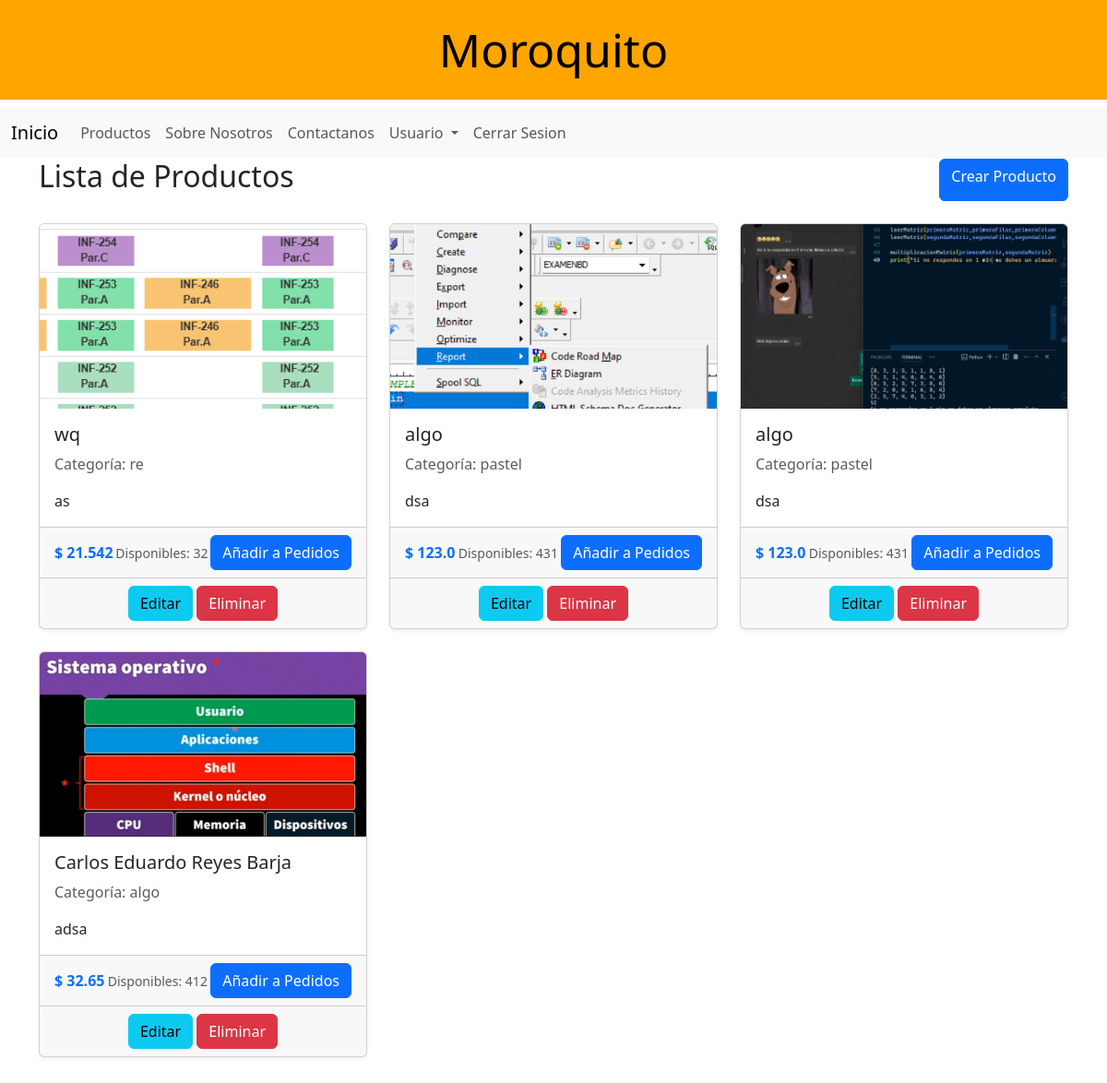
The app's page /productos (signed in), older data.
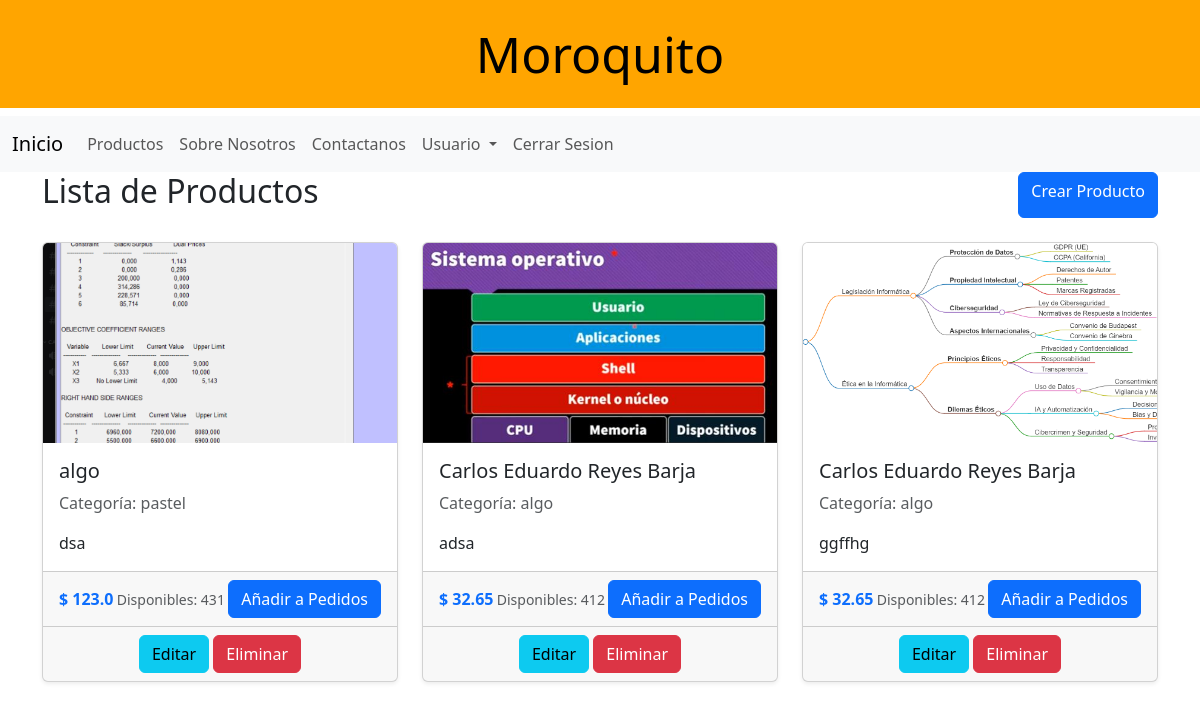
The same page, newer data.
### models/producto_model.py (models this page shows, shortened)
class Productos(UserMixin, db.Model):
    __tablename__ = "productos"
    idProducto = db.Column(db.Integer, primary_key=True, autoincrement=True)
    image = db.Column(db.String, nullable=False)
    name = db.Column(db.String(255), nullable=False)
    description = db.Column(db.String(255), nullable=False)
    price = db.Column(db.Float, nullable=False)
    category = db.Column(db.String(255), nullable=False)
    cant_disp = db.Column(db.Integer, nullable=False)
    @staticmethod
    def get_all():
        return Productos.query.all()

### controllers/producto_controller.py (the view)
@product_bp.route("/productos", methods=["GET", "POST"])
@login_required
def list_products():
    productos: Productos = Productos.get_all()
    return producto_view.list_products(productos)

### models/usuario_model.py (called while the page is built)
    def has_role(self, role):
        return self.role == role

### run.py (called while the page is built)
@login_manager.user_loader
def load_user(user_email):
    return Usuarios.query.get((user_email))

### views/producto_view.py (called while the page is built)
def list_products(products):
    return render_template(
        "products.html",
        products=products,
        title="Lista de products",
        current_user=current_user,
    )

### templates/products.html (shortened to what this page needs)
{% extends 'base.html' %}
{% block content %}
<div class="d-flex justify-content-between mb-4">
    <h2>Lista de Productos</h2>
    {% if current_user.has_role('admin') %}
    <a href="{{ url_for('product.create_product') }}" class="btn btn-primary">Crear Producto</a>
    {% endif %}
</div>
<div class="row">
    {% for product in products %}
    <div class="col-md-4 mb-4">
        <div class="card shadow-sm">
            <img src="{{ url_for('static', filename=product.image) }}" class="card-img-top" style="height: 200px; object-fit: cover" alt="{{ product.name }}">
            <div class="card-body">
                <h5 class="card-title">{{ product.name }}</h5>
                <p class="card-text text-muted">Categoría: {{ product.category }}</p>
                <p class="card-text">{{ product.description }}</p>
            </div>
            <div class="card-footer d-flex justify-content-between align-items-center">
                <span class="fw-bold text-primary">$ {{ product.price }}</span>
                <small class="text-muted">Disponibles: {{ product.cant_disp }}</small>
                <div>
                    <button type="button" class="btn btn-primary" data-bs-toggle="modal" data-bs-target="#addToOrderModal{{ product.idProducto }}">
                         Añadir a Pedidos
                    </button>
                </div>
            </div>
            {% if current_user.has_role('admin') %}
            <div class="card-footer text-center">
                <a href="{{ url_for('product.update_product', id=product.idProducto) }}" class="btn btn-info">
                     Editar
                </a>
                <button type="button" class="btn btn-danger" data-bs-toggle="modal" data-bs-target="#deleteModal{{ product.idProducto }}">
                     Eliminar
                </button>
            </div>
            {% endif %}
        </div>
    </div>
    {% endfor %}
</div>
{% endblock %}

### templates/base.html (shortened to what this page needs)
<!DOCTYPE html>
<html lang="es">
<head>
    <link href="https://cdn.jsdelivr.net/npm/bootstrap@5.3.3/dist/css/bootstrap.min.css" rel="stylesheet"
>
</head>
<body>
    <h1 class="w-100 text-center p-4" style="background-color: orange; color:black; font-size: 50px">Moroquito</h1>
    {% if current_user.is_authenticated %}
    <nav class="navbar navbar-expand-lg bg-body-tertiary">
        <div class="container-fluid">
            <a class="navbar-brand" href="/">Inicio</a>
            <div class="collapse navbar-collapse" id="navbarNavDropdown">
                <ul class="navbar-nav">
                    <li class="nav-item">
                        <a class="nav-link" aria-current="page" href="{{ url_for('product.list_products') }}">Productos</a>
                    </li>
                    <li class="nav-item">
                        <a class="nav-link" aria-current="page" href="/about">Sobre Nosotros</a>
                    </li>
                    <li class="nav-item">
                        <a class="nav-link" href="/contact">Contactanos</a>
                    </li>
                    <li class="nav-item dropdown">
                        <a class="nav-link dropdown-toggle" href="#" role="button" data-bs-toggle="dropdown"
                            aria-expanded="false">
                            Usuario
                        </a>
                    </li>
                    <li class="nav-item">
                        <a class="nav-link" href="{{url_for('user.logout')}}">Cerrar Sesion</a>
                    </li>
                </ul>
            </div>
        </div>
    </nav>
    {% endif %}
    <div class="container pb-5">
        {% block content %}{% endblock %}
    </div>
</body>
</html>

Row changes from the older to the newer data that the page shows:
removed Productos: image (picture), name "wq", category "re", description "as", price "21.542", cant_disp "32"
removed Productos: image (picture), name "algo", category "pastel", description "dsa", price "123.0", cant_disp "431"
changed Productos "pastel": image: a different picture
added Productos: image (picture), name "Carlos Eduardo Reyes Barja", category "algo", description "ggffhg", price "32.65", cant_disp "412"
